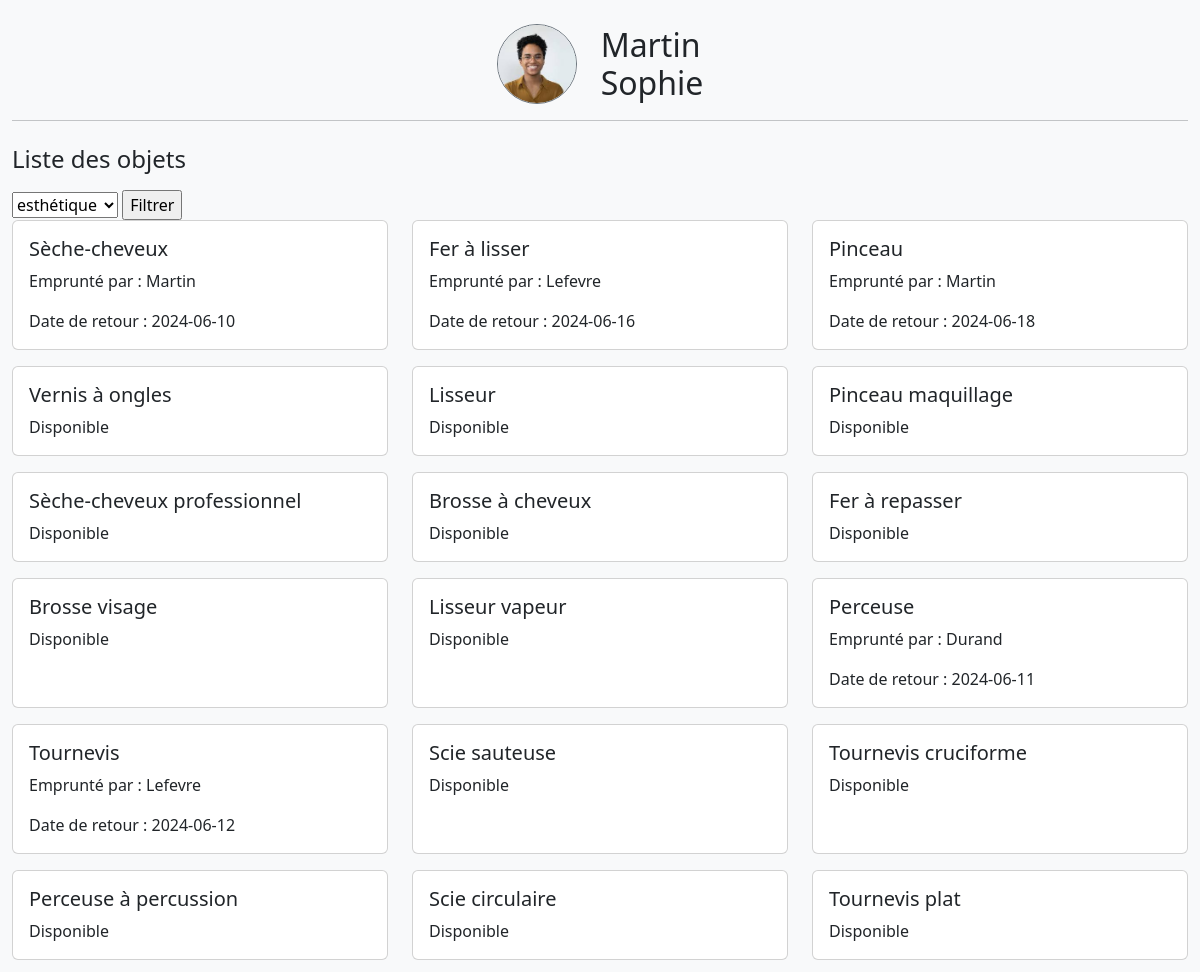
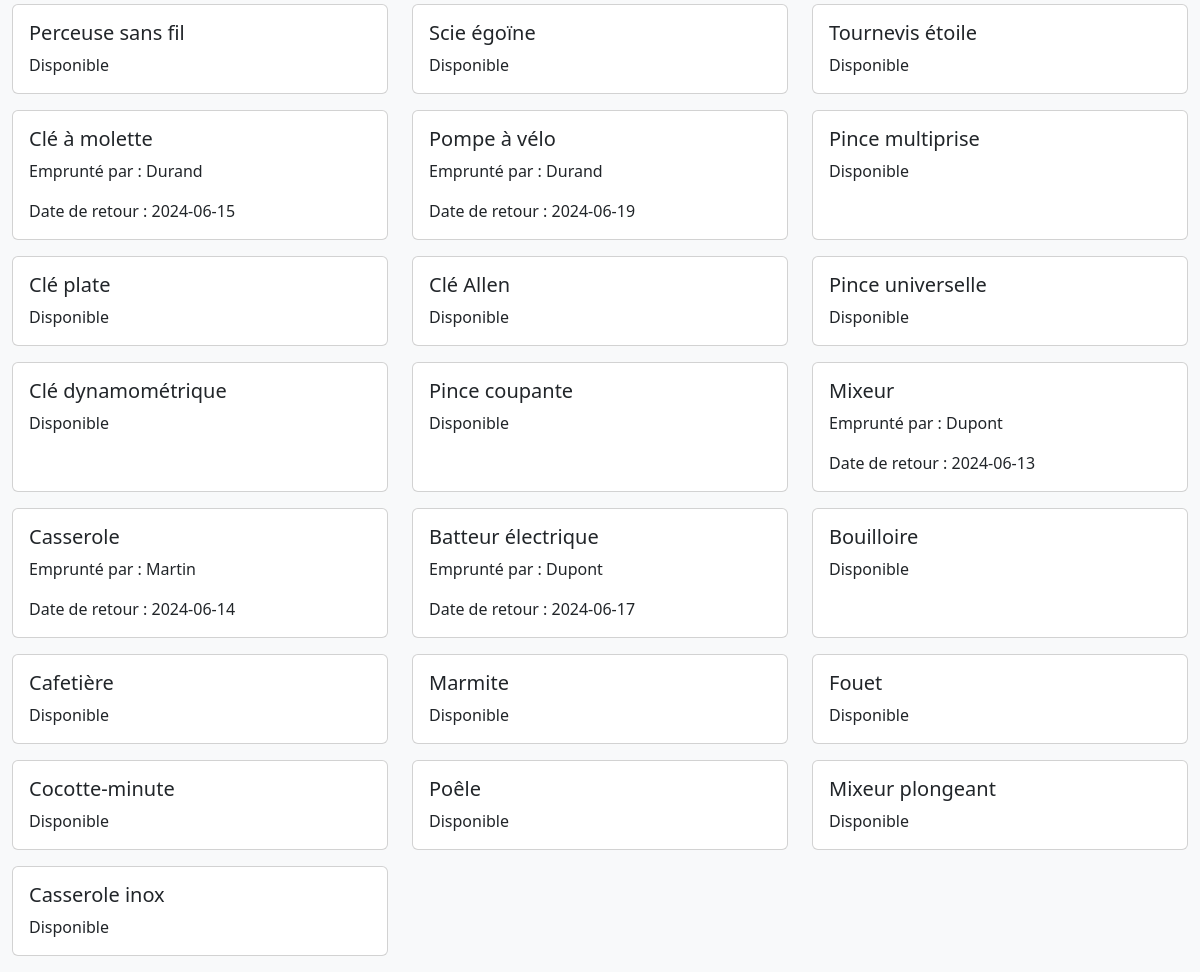
The app's page /pages/home.php (signed in) with its own data (2 pictures, top to bottom).
### tables this page shows
CREATE TABLE emprunter_membre(
    id_membre INT AUTO_INCREMENT PRIMARY KEY,
    nom VARCHAR(50),
    prenom VARCHAR(50),
    date_naissance DATE,
    genre VARCHAR(10),
    email VARCHAR(100),
    ville VARCHAR(100),
    mdp VARCHAR(255),
    image_profil VARCHAR(100)
);

### inc/function.php (called while the page is built, shortened)
<?php
function recuperer_utilisateur($bdd, $id) {
    $requete = "SELECT * FROM emprunter_membre WHERE id_membre = '%s'";
    $requete = sprintf($requete, $id);
    $resultat = mysqli_query($bdd, $requete);
    return $resultat;
}
function liste_categories($bdd) {
    $sql = "SELECT * FROM emprunter_categorie_objet;";
    $resultat = mysqli_query($bdd, $sql);
    return $resultat;
}
function lister_objets_membre($bdd, $id_membre) {
    $sql = "SELECT * FROM vue_objets_membre;";
    $resultat = mysqli_query($bdd, $sql);
    return $resultat;
}
?>

### pages/home.php (the view, shortened to what this page needs)
<?php
    require('../inc/function.php');
    $bdd = dbconnect();
    $id_membre = $_SESSION['id_membre'];
    $categorie = liste_categories($bdd);
    $donnee = mysqli_fetch_assoc(recuperer_utilisateur($bdd, $id_membre));
?>
<!DOCTYPE html>
<html lang="en">
<head>
</head>
<body class="bg-light text-dark">
  <div class="container-fluid pt-4">
    <div class="row align-items-center justify-content-center">
      <div class="col-auto">
        <img src="../assets/images/<?php echo htmlspecialchars($donnee['image_profil']); ?>" alt="Photo de profil" class="rounded-circle border border-secondary" style="width: 80px; height: 80px; object-fit: cover;">
      </div>
      <div class="col-auto">
        <h2 class="mb-0"><?php echo htmlspecialchars($donnee['nom']); ?></h2>
        <h2 class="mb-0"><?php echo htmlspecialchars($donnee['prenom']); ?></h2>
      </div>
    </div>
    <hr>
    <h4 class="mt-4">Liste des objets</h4>
    <div class="row mt-3">
        <form action="../pages/home.php" method="post">
            <select name="nomCat" id="nomCat">
                <?php while ($donnee = mysqli_fetch_assoc($categorie)) { ?>
                    <option value="<?php echo $donnee['nom_categorie'];?>"><?php echo $donnee['nom_categorie'];?></option>
                <?php } ?>
            </select>
            <input type="submit" value="Filtrer">
        </form>
      <?php
      if (!isset($_POST['numCat'])){
          $resultat = lister_objets_membre($bdd, $id_membre);
          if ($resultat && mysqli_num_rows($resultat) > 0) {
              while ($objet = mysqli_fetch_assoc($resultat)) {
                  echo '<div class="col-md-4 mb-3">';
                  echo '<div class="card h-100">';
                  echo '<div class="card-body">';
                  echo '<h5 class="card-title">' . htmlspecialchars($objet['nom_objet']) . '</h5>';
                  if($objet['date_retour'] != NULL  ) {
                      if($objet['nom_emprunteur'] == NULL) {
                          $objet['nom_membre'] = 'Indisponible';
                      } else {
                          $objet['nom_membre'] = $objet['nom_emprunteur'];
                      }
                      echo '<p class="card-text">Emprunté par : ' . htmlspecialchars($objet['nom_membre']) . '</p>';
                      echo '<p class="card-text">Date de retour : ' . htmlspecialchars($objet['date_retour']) . '</p>';
                  } else {
                      echo '<p class="card-text">Disponible</p>';
                  }
                  echo '</div>';
                  echo '</div>';
                  echo '</div>';
              }
          } else {
              echo '<p>Aucun objet trouvé.</p>';
          }
      }
      ?>
  </div>
  <link href="../assets/bootstrap/css/bootstrap.min.css" rel="stylesheet">
</body>
</html>

### records on screen
emprunter_membre: image_profil (picture), nom "Martin", prenom "Sophie"

### other values on screen
$objet['nom_objet'] "Sèche-cheveux"
$objet['nom_membre'] "Martin"
$objet['date_retour'] "2024-06-10"
$objet['nom_objet'] "Fer à lisser"
$objet['nom_membre'] "Lefevre"
$objet['date_retour'] "2024-06-16"
$objet['nom_objet'] "Pinceau"
$objet['date_retour'] "2024-06-18"
$objet['nom_objet'] "Vernis à ongles"
$objet['nom_objet'] "Lisseur"
$objet['nom_objet'] "Pinceau maquillage"
$objet['nom_objet'] "Sèche-cheveux professionnel"
$objet['nom_objet'] "Brosse à cheveux"
$objet['nom_objet'] "Fer à repasser"
$objet['nom_objet'] "Brosse visage"
